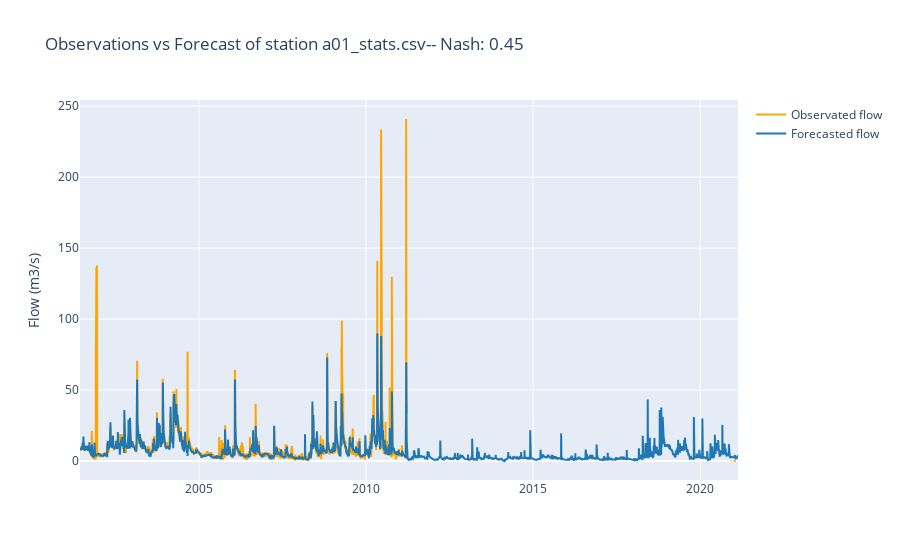

Source (notebook cell):
### Code cell
statistics = []
for file in list(OBSERVACIONS_DIR.glob("*.csv")):
    observacio_df = pd.read_csv(file).rename(columns = {'Date': 'ds', 'Flow': 'y'})

    #remove nan
    observacio_df_non_na = observacio_df.dropna()
     

    #if file exists in observacions_filtrades dir, read it
    if file.stem in observacions_filtrades:

        observacio_filtrada_df = pd.read_csv(OBSERVACIONS_FILTRAT_DIR / file.name).rename(columns = {'Date': 'ds', 'Flow': 'y'})
        observacio_filtrada_df_non_na = observacio_filtrada_df.dropna()
    
        #ds in observacio_df not in observacio_filtrada_df
        anomalies_df = observacio_df_non_na[~observacio_df_non_na['ds'].isin(observacio_filtrada_df_non_na['ds'])]

    else:
        anomalies_df = observacio_df.copy()

    meteo_data_file = file.stem + '_stats.csv'

    if meteo_data_file in os.listdir(LSTM_DATA_DIR):


        lstm_fitted = parse_station(meteo_data_file, only_testing = False, model_with_flow = False, transfer_learning = False, replace_simulated_by_nans = True, observacions_filtrades=False)
        stats = lstm_fitted.get_statistics_anomaly_prediction(anomalies_df)

        stats['station'] = file.stem        
        
        statistics.append(stats)

        lstm_fitted.plot()

        
    break

### Figure 1 — Plotly figure (JSON) as saved in the notebook; plotly's stock layout.template omitted (floating-point values rounded to 4 significant figures; data arrays with more than 128 entries replaced by an {"elided": "..."} marker saying what was removed)
{"data": [{"line": {"color": "rgb(255, 165, 0)"}, "mode": "lines", "name": "Observated flow", "type": "scatter", "x": {"elided": "7189 str values"}, "y": {"elided": "7189 float values"}}, {"line": {"color": "rgb(31, 119, 180)"}, "mode": "lines", "name": "Forecasted flow", "type": "scatter", "x": {"elided": "7189 str values"}, "y": {"elided": "7189 float values"}}], "layout": {"hovermode": "x", "showlegend": true, "title": {"text": "Observations vs Forecast of station a01_stats.csv-- Nash: 0.45"}, "yaxis": {"title": {"text": "Flow (m3/s)"}}}}
